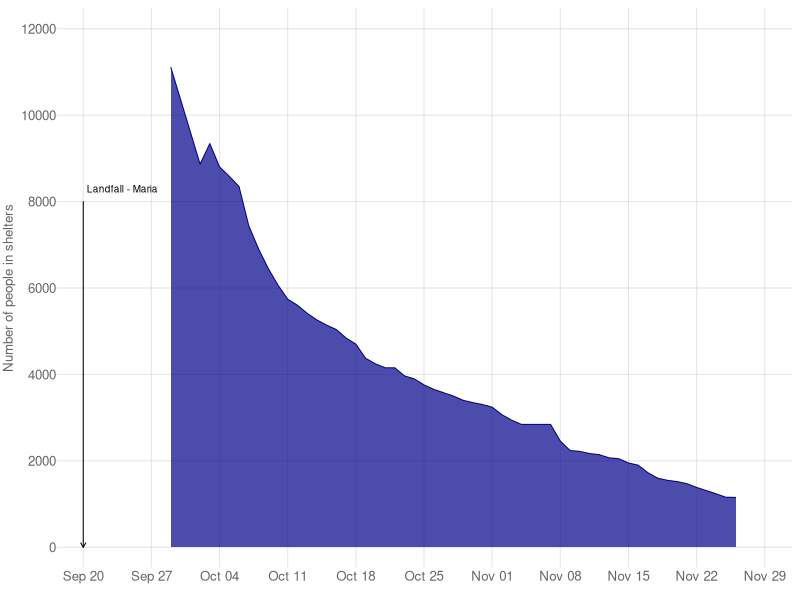
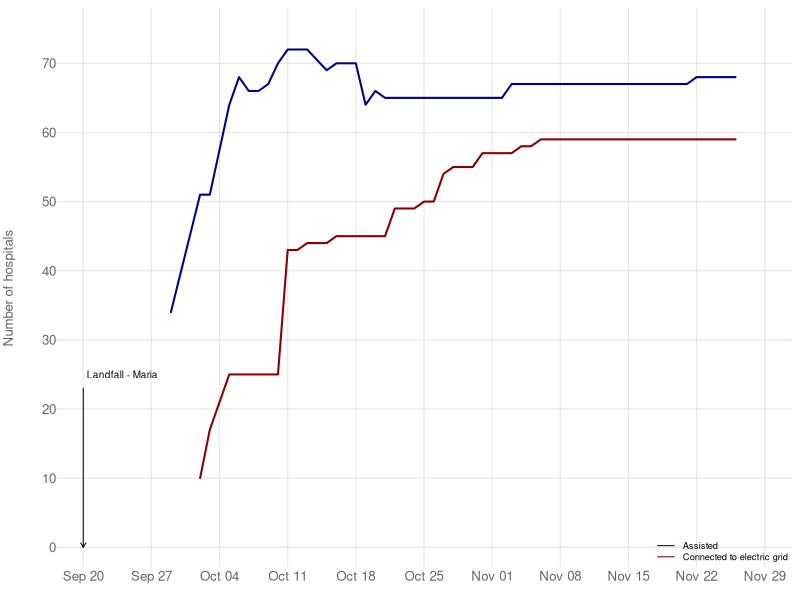
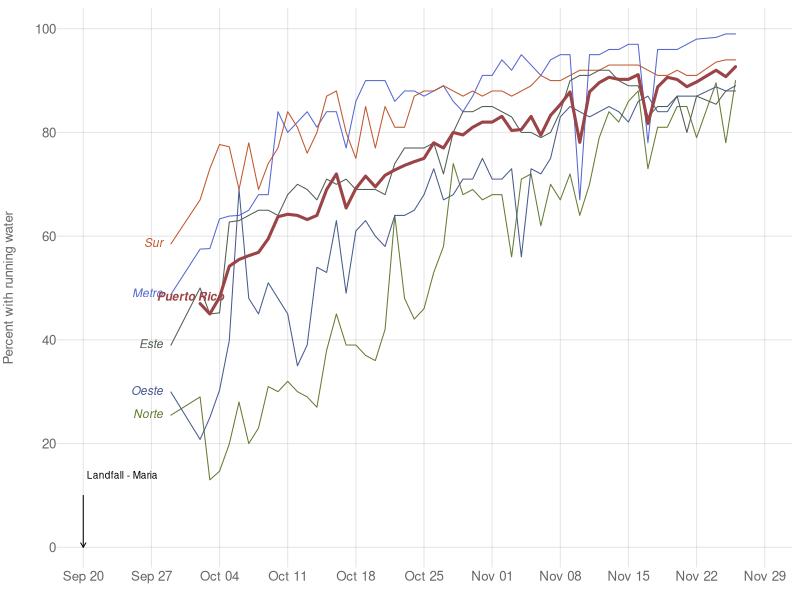
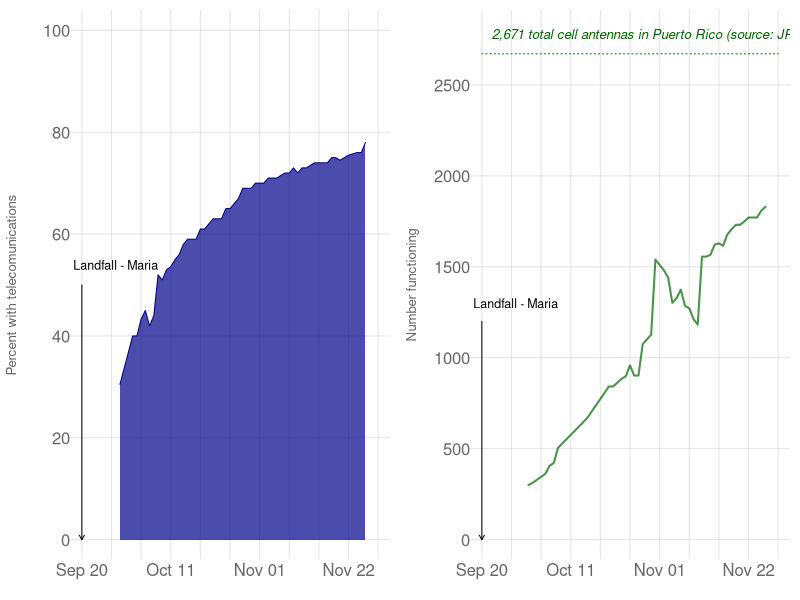

Recreate these plots in R, in order.
library(data.table)
library(dplyr)
library(lubridate)
library(stringr)

status = fread('data/StatusPR.csv') %>%
  mutate(
    yr = '2017',
    date=ymd(paste(yr, Month, Day, sep='-'))) %>%
  arrange(date)
dim(status)

x.dates = seq(as.Date('2017-09-20'), max(status$date)+5, by='weeks')

### plot function
plot.trend = function(dt, col) {
  polygon(c(dt[[1]][1], dt[[1]], dt[[1]][length(dt[[1]])]),
    c(0, dt[[2]], 0), border=NA, col=adjustcolor(col, 0.7))
  lines(dt[[1]], dt[[2]], col=col)
}

### people in shelters
plot.shelters = function() {
png('figs/In_Shelters.png', 5, 3, units='in', res=360)
par(mar=c(2, 3.5, 0.5, 0.5), cex=0.8)
plot(x.dates, rep(1, length(x.dates)),
  ylim=c(0, 12000),
  type='n', 
  axes=F, xlab='', ylab='')
abline(h=seq(0, 12000, by=2000), col=adjustcolor('darkgrey', 0.3))
abline(v=x.dates, col=adjustcolor('darkgrey', 0.3))
plot.trend(filter(status, Resource == 'People in shelters') %>%
    select(date, Value), col='darkblue')
arrows(ymd('2017-09-20'), 8000, ymd('2017-09-20'), 0, length=0.05)
text(ymd('2017-09-24'), 8300, 'Landfall - Maria', cex=0.75)
axis.Date(1, at=x.dates, format="%b %d", col='white', 
  mgp=c(3, 0, 0), col.axis='grey40', cex=0.8)
axis(2, at=seq(0, 12000, by=2000), las=1, col='white', 
  mgp=c(3, 0, 0), col.axis='grey40', cex=0.8)
mtext('Number of people in shelters', 2, line=2.5, col='grey40', cex=0.8)
dev.off()
}
plot.shelters()

### hospitals with electricity
plot.hosp = function() {
png('figs/Hospitals.png', 5, 3, units='in', res=360)
par(mar=c(2, 3.5, 0.5, 0.5), cex=0.8)
plot(x.dates, rep(1, length(x.dates)),
  ylim=c(0, 75),
  type='n', 
  axes=F, xlab='', ylab='')
abline(h=seq(0, 70, by=10), col=adjustcolor('darkgrey', 0.3))
abline(v=x.dates, col=adjustcolor('darkgrey', 0.3))
lines(filter(status, Resource == 'Hospitals with electricity') %>%
    select(date, Value), col='darkred', lwd=2)
lines(filter(status, Resource == 'Hospitals') %>%
    select(date, Value), col='darkblue', lwd=2)
arrows(ymd('2017-09-20'), 23, ymd('2017-09-20'), 0, length=0.05)
text(ymd('2017-09-24'), 25, 'Landfall - Maria', cex=0.75)
axis.Date(1, at=x.dates, format="%b %d", col='white', 
  mgp=c(3, 0, 0), col.axis='grey40', cex=0.8)
axis(2, at=seq(0, 70, by=10), las=1, col='white', 
  mgp=c(3, 0, 0), col.axis='grey40', cex=0.8)
mtext('Number of hospitals', 2, line=2.5, col='grey40', cex=0.8)
legend('bottomright', bty='n',
  legend=c('Assisted', 'Connected to electric grid'),
  lty=c(1, 1), col=c('darkblue', 'darkred'), cex=0.7)
dev.off()
}
plot.hosp()

### Water
agua.m = summary(lm(Value ~ date, data=filter(status, 
  Resource == 'Water', Location == 'Puerto Rico')))
agua.m$coefficients['date', 'Estimate'] - 
  qnorm(0.975) * agua.m$coefficients['date', 'Std. Error']
agua.m$coefficients['date', 'Estimate'] + 
  qnorm(0.975) * agua.m$coefficients['date', 'Std. Error']
water.colors = c("#5467d0", "#637b32", "#475a8d", "#bf562c", "#4e5d50", "#9a4447")
water.alpha = c(rep(1, 0.7), 1)
water.lwd = c(rep(1, 5), 3)
water.locs = c('Metro', 'Norte', 'Oeste', 'Sur', 'Este', 'Puerto Rico')
plot.water = function() {
png('figs/Water.png', 5, 3, units='in', res=360)
par(mar=c(2, 3.5, 0.5, 0.5), cex=0.8)
plot(x.dates, rep(1, length(x.dates)),
  ylim=c(0, 100),
  type='n', 
  axes=F, xlab='', ylab='')
abline(h=seq(0, 100, by=20), col=adjustcolor('darkgrey', 0.3))
abline(v=x.dates, col=adjustcolor('darkgrey', 0.3))
for (i in 1:6 ) {
  this.water = filter(status, Resource == 'Water', Location == water.locs[i])
  lines(this.water$date, this.water$Value, 
    col=adjustcolor(water.colors[i], water.alpha), lwd=water.lwd[i])
  if (i == 6) {
    text(this.water$date[1]-1, this.water$Value[1]-1,
      labels=water.locs[i], col=water.colors[i], pos=3, cex=0.9, font=4)
  } else {
    text(this.water$date[1], this.water$Value[1],
      labels=water.locs[i], col=water.colors[i], pos=2, cex=0.9, font=3)
  }
}
arrows(ymd('2017-09-20'), 10, ymd('2017-09-20'), 0, length=0.05)
text(ymd('2017-09-24'), 14, 'Landfall - Maria', cex=0.75)
axis.Date(1, at=x.dates, format="%b %d", col='white', 
  mgp=c(3, 0, 0), col.axis='grey40', cex=0.8)
axis(2, at=seq(0, 100, by=20), las=1, col='white', 
  mgp=c(3, 0, 0), col.axis='grey40', cex=0.8)
mtext('Percent with running water', 2, line=2.5, col='grey40', cex=0.8)
dev.off()
}
plot.water()

### Telecommunications
cell.color = c('darkblue', 'darkgreen')
plot.telecom = function() {
png('figs/Telecom.png', 10, 3, units='in', res=360)
par(mar=c(2, 3.5, 0.5, 0.5), cex=0.8, mfrow=c(1, 2))

# overall
plot(x.dates, rep(1, length(x.dates)),
  ylim=c(0, 100),
  type='n', 
  axes=F, xlab='', ylab='')
abline(h=seq(0, 100, by=20), col=adjustcolor('darkgrey', 0.3))
abline(v=x.dates, col=adjustcolor('darkgrey', 0.3))
plot.trend(filter(status, Resource == 'Telecomunications') %>%
    select(date, Value), col='darkblue')
arrows(ymd('2017-09-20'), 50, ymd('2017-09-20'), 0, length=0.05)
text(ymd('2017-09-20'), 54, 'Landfall - Maria', cex=0.75, adj=0.1)
axis.Date(1, at=x.dates, format="%b %d", col='white', 
  mgp=c(3, 0, 0), col.axis='grey40', cex=0.8)
axis(2, at=seq(0, 100, by=20), las=1, col='white', 
  mgp=c(3, 0, 0), col.axis='grey40', cex=0.8)
mtext('Percent with telecomunications', 2, line=2.5, col='grey40', cex=0.8)

# cell connection
plot(x.dates, rep(1, length(x.dates)),
  ylim=c(0, 2800),
  type='n', 
  axes=F, xlab='', ylab='')
abline(h=seq(0, 2800, by=500), col=adjustcolor('darkgrey', 0.3))
abline(v=x.dates, col=adjustcolor('darkgrey', 0.3))
#lines(c(x.dates[1], x.dates[length(x.dates)]), c(2712, 2712), 
#  col=cell.color[1], lty=3)
#text(x.dates[1], 2712+100, 
#  labels='2,712 total cell antennas in Puerto Rico (source: FCC)', 
#  col=cell.color[1], cex=0.8, pos=4, font=3)
lines(c(x.dates[1], x.dates[length(x.dates)]), c(2671, 2671), 
  col=cell.color[2], lty=3)
text(x.dates[1], 2671+100, labels='2,671 total cell antennas in Puerto Rico (source: JRTC)', 
  col=cell.color[2], cex=0.8, pos=4, font=3)
lines(filter(status, Resource == 'Cell antennas') %>%
    select(date, Value), col=adjustcolor(cell.color[2], 0.7), lwd=2)
#lines(filter(status, Resource == 'Cell towers') %>%
#    select(date, Value), col=adjustcolor(cell.color[1], 0.7), lwd=2)
arrows(ymd('2017-09-20'), 1200, ymd('2017-09-20'), 0, length=0.05)
text(ymd('2017-09-20'), 1300, 'Landfall - Maria', cex=0.75, adj=0.1)
axis.Date(1, at=x.dates, format="%b %d", col='white', 
  mgp=c(3, 0, 0), col.axis='grey40', cex=0.8)
axis(2, at=seq(0, 2800, by=500), las=1, col='white', 
  mgp=c(3, 0, 0), col.axis='grey40', cex=0.8)
mtext('Number functioning', 2, line=2.5, col='grey40', cex=0.8)

dev.off()
}
plot.telecom()




